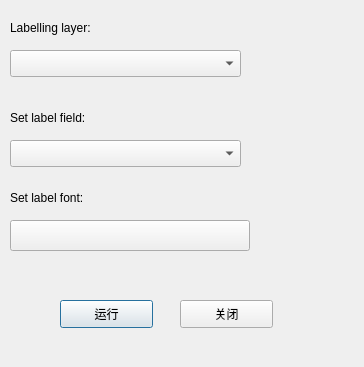
<?xml version="1.0" encoding="UTF-8"?>
<ui version="4.0">
 <class>LabelDialog</class>
 <widget class="QDialog" name="LabelDialog">
  <property name="geometry">
   <rect>
    <x>0</x>
    <y>0</y>
    <width>364</width>
    <height>367</height>
   </rect>
  </property>
  <property name="windowTitle">
   <string>Set label</string>
  </property>
  <property name="windowIcon">
   <iconset resource="../resources.qrc">
    <normaloff>:/plugins/CartoGrapher/resources/m.svg</normaloff>:/plugins/CartoGrapher/resources/m.svg</iconset>
  </property>
  <widget class="QgsMapLayerComboBox" name="layerCbmBox">
   <property name="geometry">
    <rect>
     <x>10</x>
     <y>50</y>
     <width>231</width>
     <height>27</height>
    </rect>
   </property>
  </widget>
  <widget class="QLabel" name="label_5">
   <property name="geometry">
    <rect>
     <x>10</x>
     <y>20</y>
     <width>171</width>
     <height>16</height>
    </rect>
   </property>
   <property name="text">
    <string>Labelling layer:</string>
   </property>
  </widget>
  <widget class="QgsFieldComboBox" name="FieldCmbBox">
   <property name="geometry">
    <rect>
     <x>10</x>
     <y>140</y>
     <width>231</width>
     <height>27</height>
    </rect>
   </property>
  </widget>
  <widget class="QLabel" name="label_6">
   <property name="geometry">
    <rect>
     <x>10</x>
     <y>110</y>
     <width>171</width>
     <height>16</height>
    </rect>
   </property>
   <property name="text">
    <string>Set label field:</string>
   </property>
  </widget>
  <widget class="QgsFontButton" name="mFontButton">
   <property name="geometry">
    <rect>
     <x>10</x>
     <y>220</y>
     <width>240</width>
     <height>31</height>
    </rect>
   </property>
  </widget>
  <widget class="QLabel" name="label_7">
   <property name="geometry">
    <rect>
     <x>10</x>
     <y>190</y>
     <width>171</width>
     <height>16</height>
    </rect>
   </property>
   <property name="text">
    <string>Set label font:</string>
   </property>
  </widget>
  <widget class="QPushButton" name="closeBtn">
   <property name="geometry">
    <rect>
     <x>180</x>
     <y>300</y>
     <width>93</width>
     <height>28</height>
    </rect>
   </property>
   <property name="text">
    <string>关闭</string>
   </property>
   <property name="autoDefault">
    <bool>false</bool>
   </property>
  </widget>
  <widget class="QPushButton" name="runBtn">
   <property name="geometry">
    <rect>
     <x>60</x>
     <y>300</y>
     <width>93</width>
     <height>28</height>
    </rect>
   </property>
   <property name="text">
    <string>运行</string>
   </property>
   <property name="default">
    <bool>true</bool>
   </property>
  </widget>
 </widget>
 <customwidgets>
  <customwidget>
   <class>QgsFieldComboBox</class>
   <extends>QComboBox</extends>
   <header>qgsfieldcombobox.h</header>
  </customwidget>
  <customwidget>
   <class>QgsFontButton</class>
   <extends>QToolButton</extends>
   <header>qgsfontbutton.h</header>
  </customwidget>
  <customwidget>
   <class>QgsMapLayerComboBox</class>
   <extends>QComboBox</extends>
   <header>qgsmaplayercombobox.h</header>
  </customwidget>
 </customwidgets>
 <resources>
  <include location="../resources.qrc"/>
 </resources>
 <connections/>
</ui>
